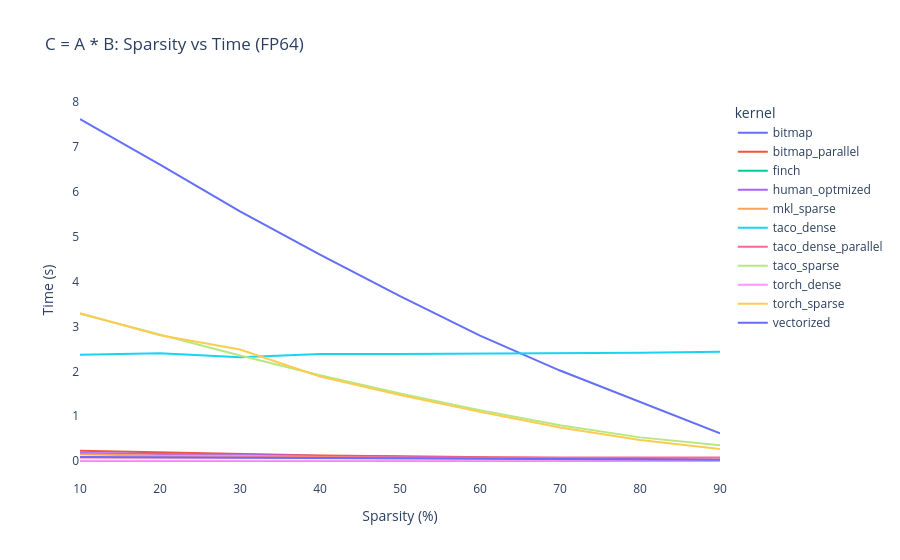

Notebook cell for this chart:
### Code cell
fig = px.line(full_df, 
              x='sparsity', 
              y='seconds', 
              color='kernel',
              title='C = A * B: Sparsity vs Time (FP64)',
              labels={'sparsity': 'Sparsity (%)', 'seconds': 'Time (s)'})
fig.update_layout(plot_bgcolor='white')
fig.show()

### Figure 1 — Plotly figure (JSON) as saved in the notebook; plotly's stock layout.template omitted (floating-point values rounded to 4 significant figures)
{"data": [{"hovertemplate": "kernel=bitmap<br>Sparsity (%)=%{x}<br>Time (s)=%{y}<extra></extra>", "legendgroup": "bitmap", "line": {"color": "#636efa", "dash": "solid"}, "marker": {"symbol": "circle"}, "mode": "lines", "name": "bitmap", "orientation": "v", "showlegend": true, "type": "scatter", "x": [10, 20, 30, 40, 50, 60, 70, 80, 90], "xaxis": "x", "y": [7.626, 6.609, 5.565, 4.603, 3.676, 2.796, 2.018, 1.315, 0.6165], "yaxis": "y"}, {"hovertemplate": "kernel=bitmap_parallel<br>Sparsity (%)=%{x}<br>Time (s)=%{y}<extra></extra>", "legendgroup": "bitmap_parallel", "line": {"color": "#EF553B", "dash": "solid"}, "marker": {"symbol": "circle"}, "mode": "lines", "name": "bitmap_parallel", "orientation": "v", "showlegend": true, "type": "scatter", "x": [10, 20, 30, 40, 50, 60, 70, 80, 90], "xaxis": "x", "y": [0.2273, 0.1881, 0.1522, 0.126, 0.1067, 0.09045, 0.07188, 0.05157, 0.029], "yaxis": "y"}, {"hovertemplate": "kernel=finch<br>Sparsity (%)=%{x}<br>Time (s)=%{y}<extra></extra>", "legendgroup": "finch", "line": {"color": "#00cc96", "dash": "solid"}, "marker": {"symbol": "circle"}, "mode": "lines", "name": "finch", "orientation": "v", "showlegend": true, "type": "scatter", "x": [10, 20, 30, 40, 50, 60, 70, 80, 90], "xaxis": "x", "y": [0.004321, 0.003951, 0.003506, 0.002995, 0.002518, 0.002095, 0.001891, 0.001535, 0.001583], "yaxis": "y"}, {"hovertemplate": "kernel=human_optmized<br>Sparsity (%)=%{x}<br>Time (s)=%{y}<extra></extra>", "legendgroup": "human_optmized", "line": {"color": "#ab63fa", "dash": "solid"}, "marker": {"symbol": "circle"}, "mode": "lines", "name": "human_optmized", "orientation": "v", "showlegend": true, "type": "scatter", "x": [10, 20, 30, 40, 50, 60, 70, 80, 90], "xaxis": "x", "y": [0.1817, 0.1585, 0.1382, 0.1164, 0.09277, 0.0677, 0.04476, 0.03012, 0.01823], "yaxis": "y"}, {"hovertemplate": "kernel=mkl_sparse<br>Sparsity (%)=%{x}<br>Time (s)=%{y}<extra></extra>", "legendgroup": "mkl_sparse", "line": {"color": "#FFA15A", "dash": "solid"}, "marker": {"symbol": "circle"}, "mode": "lines", "name": "mkl_sparse", "orientation": "v", "showlegend": true, "type": "scatter", "x": [10, 20, 30, 40, 50, 60, 70, 80, 90], "xaxis": "x", "y": [0.1514, 0.1208, 0.1204, 0.08806, 0.07258, 0.0515, 0.03573, 0.01864, 0.007686], "yaxis": "y"}, {"hovertemplate": "kernel=taco_dense<br>Sparsity (%)=%{x}<br>Time (s)=%{y}<extra></extra>", "legendgroup": "taco_dense", "line": {"color": "#19d3f3", "dash": "solid"}, "marker": {"symbol": "circle"}, "mode": "lines", "name": "taco_dense", "orientation": "v", "showlegend": true, "type": "scatter", "x": [10, 20, 30, 40, 50, 60, 70, 80, 90], "xaxis": "x", "y": [2.369, 2.406, 2.317, 2.388, 2.388, 2.393, 2.409, 2.417, 2.438], "yaxis": "y"}, {"hovertemplate": "kernel=taco_dense_parallel<br>Sparsity (%)=%{x}<br>Time (s)=%{y}<extra></extra>", "legendgroup": "taco_dense_parallel", "line": {"color": "#FF6692", "dash": "solid"}, "marker": {"symbol": "circle"}, "mode": "lines", "name": "taco_dense_parallel", "orientation": "v", "showlegend": true, "type": "scatter", "x": [10, 20, 30, 40, 50, 60, 70, 80, 90], "xaxis": "x", "y": [0.08024, 0.07986, 0.08155, 0.081, 0.08031, 0.08116, 0.08079, 0.08039, 0.08043], "yaxis": "y"}, {"hovertemplate": "kernel=taco_sparse<br>Sparsity (%)=%{x}<br>Time (s)=%{y}<extra></extra>", "legendgroup": "taco_sparse", "line": {"color": "#B6E880", "dash": "solid"}, "marker": {"symbol": "circle"}, "mode": "lines", "name": "taco_sparse", "orientation": "v", "showlegend": true, "type": "scatter", "x": [10, 20, 30, 40, 50, 60, 70, 80, 90], "xaxis": "x", "y": [3.283, 2.812, 2.356, 1.914, 1.507, 1.131, 0.8002, 0.5282, 0.3521], "yaxis": "y"}, {"hovertemplate": "kernel=torch_dense<br>Sparsity (%)=%{x}<br>Time (s)=%{y}<extra></extra>", "legendgroup": "torch_dense", "line": {"color": "#FF97FF", "dash": "solid"}, "marker": {"symbol": "circle"}, "mode": "lines", "name": "torch_dense", "orientation": "v", "showlegend": true, "type": "scatter", "x": [10, 20, 30, 40, 50, 60, 70, 80, 90], "xaxis": "x", "y": [0.007642, 0.007778, 0.007904, 0.007627, 0.007354, 0.008334, 0.007485, 0.008256, 0.007037], "yaxis": "y"}, {"hovertemplate": "kernel=torch_sparse<br>Sparsity (%)=%{x}<br>Time (s)=%{y}<extra></extra>", "legendgroup": "torch_sparse", "line": {"color": "#FECB52", "dash": "solid"}, "marker": {"symbol": "circle"}, "mode": "lines", "name": "torch_sparse", "orientation": "v", "showlegend": true, "type": "scatter", "x": [10, 20, 30, 40, 50, 60, 70, 80, 90], "xaxis": "x", "y": [3.297, 2.804, 2.488, 1.887, 1.474, 1.097, 0.7496, 0.4684, 0.2683], "yaxis": "y"}, {"hovertemplate": "kernel=vectorized<br>Sparsity (%)=%{x}<br>Time (s)=%{y}<extra></extra>", "legendgroup": "vectorized", "line": {"color": "#636efa", "dash": "solid"}, "marker": {"symbol": "circle"}, "mode": "lines", "name": "vectorized", "orientation": "v", "showlegend": true, "type": "scatter", "x": [10, 20, 30, 40, 50, 60, 70, 80, 90], "xaxis": "x", "y": [0.08933, 0.08194, 0.07484, 0.06049, 0.05596, 0.05216, 0.05103, 0.04004, 0.02812], "yaxis": "y"}], "layout": {"legend": {"title": {"text": "kernel"}, "tracegroupgap": 0}, "plot_bgcolor": "white", "title": {"text": "C = A * B: Sparsity vs Time (FP64)"}, "xaxis": {"anchor": "y", "domain": [0, 1], "title": {"text": "Sparsity (%)"}}, "yaxis": {"anchor": "x", "domain": [0, 1], "title": {"text": "Time (s)"}}}}
